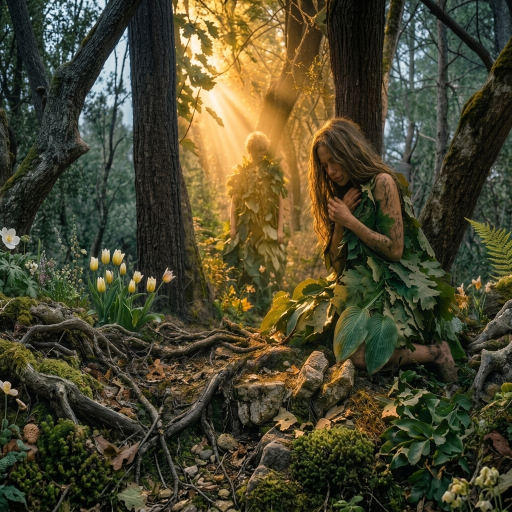
#> input picture art/np-src/alt-ch02-garden.jpg, 1024 x 1024 px, given in place of ch01.jpg, which was not available (shown at 1/2 size)
$ python gen-nowplaying.py
#> lines starting #> are read from the running program, lines starting #| are printed output that depends on the picture; pictures that were not available may be replaced by others from this repository, and a replacement may not be noted
#!/usr/bin/env python3
"""Build the Now Playing / lock-screen covers — one square plate per chapter, three tiers.

WHAT THESE ARE. iOS draws the Dynamic Island's compact pill itself: artwork on the left,
its own waveform on the right, and no text slot at any point. metadata.title is set and
correct, but it only surfaces in the EXPANDED island, on the lock screen, and in Control
Center. So the artwork is the entire pixel budget a web page gets in the pill.

🛑 NO TEXT ON THE PLATE. A previous pass (v48) burned a roman numeral into every cover to
fill that gap. The author's instruction is that the photographs carry nothing printed on
them, and it stands even where the system gives text nowhere else to go. The number lives
in metadata.title ("VII. The Glory Backs Out"), which is where the system will show it.

Sources are art/np-src/chNN.jpg, already 1:1 and composed as squares by the author, so
the default is a straight resize with NO crop. CROPS below is the exception list, and the
entries below are there because the plate was measured at 96px and failed:
  ch06 — a wide sunrise with a small head in it; at 96px it read as a beige smudge.
  ch02 — a full forest scene; at 96px the root litter across the bottom third ate the
         frame and both figures shrank into the trees. Cropped to the light shaft and
         the two of them.
Do not add a crop by eye. Render the tier, look at it at 96px, then decide.

art/np-src/ also holds frames that are NOT wired, and the generator ignores anything not
named chNN.jpg:
  alt-*  a second frame for a chapter that already has one, kept for an inline plate
  wide-* not square, so it can never be a cover; an inline-plate candidate only

Output: art/np-chNN-{96,256,512}.jpg, consumed by js/player.js artworkFor().
Three tiers because Android's notification shade, Auto, Wear and Bluetooth head units each
pick by size, and a single entry makes all of them rescale one file.

Run from Panim-site/:  python3 tools/gen-nowplaying.py
"""
import os
from PIL import Image

HERE = os.path.dirname(os.path.dirname(os.path.abspath(__file__)))
ART = os.path.join(HERE, 'art')
SRC = os.path.join(ART, 'np-src')

S = 1024
TIERS = (512, 256, 96)

# Chapter -> source stem in art/np-src/. Chapters absent from this map fall back to
# FALLBACK and are listed as outstanding in README.md.
SOURCES = {
    1: 'ch01',   # the Ketef Hinnom chamber — a hand on the incised stone
    2: 'ch02',   # the garden, the two of them hiding in the trees from the face
    3: 'ch03',   # Sinai burning, the camp standing far off with its back turned
    4: 'ch04',   # the Jabbok, two figures locked in the shallows
    5: 'ch05',   # the bush alight, sandals off on the rock
    6: 'ch06',   # the veiled face against the sunrise
    7: 'ch07',   # the east gate, and the daylight on the far side of it
    8: 'ch08',   # the face in profile, lit from one side, already turned toward Jerusalem
    9: 'ch09',   # the Emmaus table, bread broken, the window still burning
    10: 'ch10',  # her face, and the hand that turned it
}
FALLBACK = None            # every chapter has its own frame as of v50
CROPS = {2: (380, 100, 1024, 744), 6: (168, 60, 888, 780)}


def main():
    missing = []
    for n in range(1, 11):
        stem = SOURCES.get(n)
        if stem is None:
            if FALLBACK is None:
                raise SystemExit('ch%02d has no source and there is no fallback' % n)
            stem, missing = FALLBACK, missing + [n]
        path = os.path.join(SRC, stem + '.jpg')
        im = Image.open(path).convert('RGB')
#> im is the input picture: PIL image 1024x1024 RGB; mean R, G, B 74.1, 70.3, 46
        box = CROPS.get(n) if stem == SOURCES.get(n) else CROPS.get(int(FALLBACK[2:]))
        if box:
            im = im.crop(box)
        if im.width != im.height:
            raise SystemExit('%s is %dx%d — plates must be square' % (path, im.width, im.height))
        im = im.resize((S, S), Image.LANCZOS)
        for t in TIERS:
            im.resize((t, t), Image.LANCZOS).save(
                os.path.join(ART, 'np-ch%02d-%d.jpg' % (n, t)), quality=88, optimize=True)
#> this loop made 3 passes
#> pass 1, in main, `im.resize((t, t), Image.LANCZOS).save( os.path.join(ART, 'np-ch%02d-%d..`:
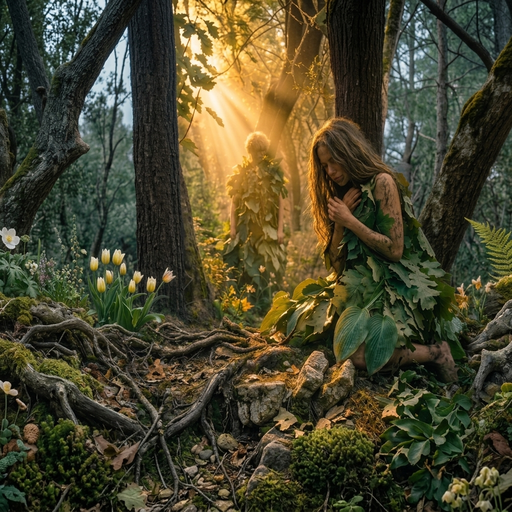
#> saved as np-ch01-512.jpg: PIL image 512x512 RGB; mean R, G, B 74.1, 70.3, 46
#> pass 2, in main, `im.resize((t, t), Image.LANCZOS).save( os.path.join(ART, 'np-ch%02d-%d..`:
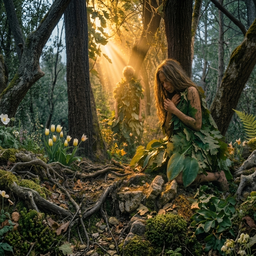
#> saved as np-ch01-256.jpg: PIL image 256x256 RGB; mean R, G, B 74.1, 70.3, 46
#> pass 2 of the loop in main, `for n in range(1, 11):`:
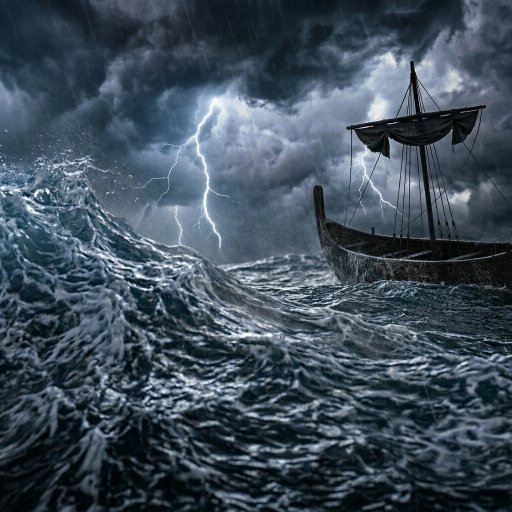
#> input picture art/np-src/alt-ch02-storm.jpg, 1024 x 1024 px, given in place of ch02.jpg, which was not available (shown at 1/2 size)
#> in main, im is the input picture: PIL image 1024x1024 RGB; mean R, G, B 62.9, 77.3, 90.1
#> in main, `im = im.crop(box)`:
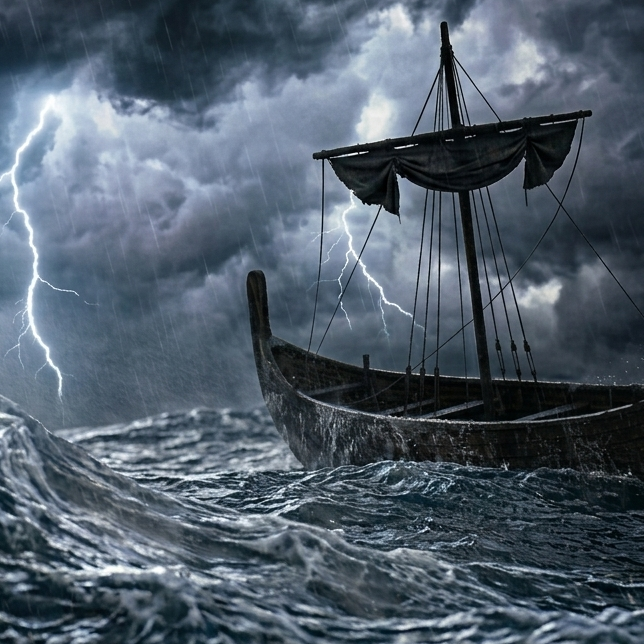
#> im: PIL image 644x644 RGB; mean R, G, B 80.5, 93.8, 107.1
#> the loop in main, `for t in TIERS:` made 3 passes
#> pass 2, in main, `im.resize((t, t), Image.LANCZOS).save( os.path.join(ART, 'np-ch%02d-%d..`:
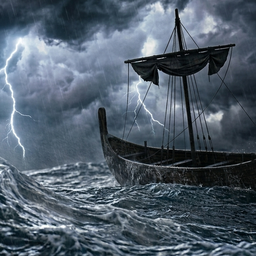
#> saved as np-ch02-256.jpg: PIL image 256x256 RGB; mean R, G, B 80.6, 93.8, 107.1
    print('wrote %d plates for 10 chapters' % (10 * len(TIERS)))
    if missing:
        print('placeholder (using %s): %s' % (FALLBACK, ', '.join('ch%02d' % n for n in missing)))
    else:
        print('every chapter has its own frame — no placeholders')


if __name__ == '__main__':
#> (the run stopped early here; a loop or call above may not have finished)
